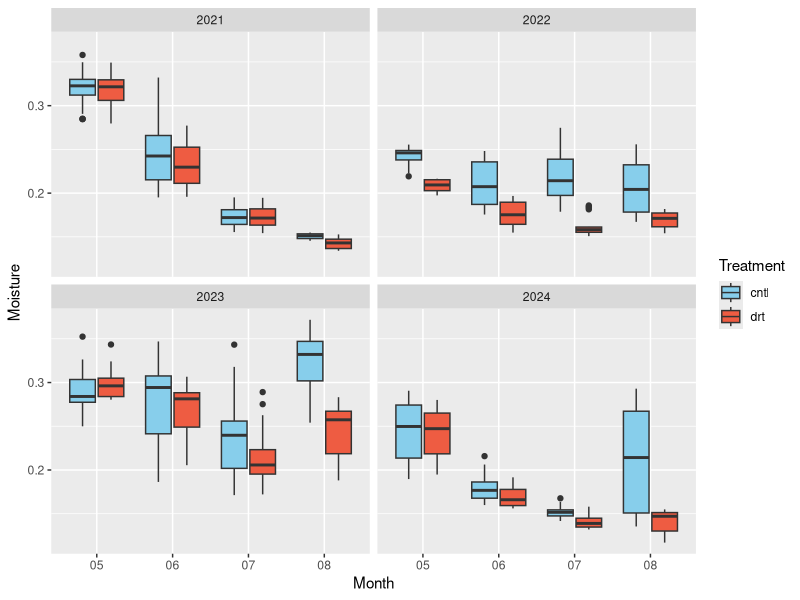

Here is the R script that generated this plot:
#### Soil moisture analyses
#### test for significant difference in soil moisture between 
#### precipittaon treatments and seeding treatments

#### 4/3/25: some differences between soil moisture depending 
#### on month and year, but less on drought trt (some interactions)
#### Need to add 2024 growing season and I assume it will strengthen
#### this relationship.

library(tidyverse)

## cleaned soil moisture data (all values in m3/m3 VWC)
smdat <- read.csv("code/soil_moisture/clean_soilmoisture.csv")

## ensure correct data format and variable names
colnames(smdat) <- c("Treatment", "Date","Moisture") #rename trt to treatment
smdat$Treatment <- as.factor(smdat$Treatment) #make factor
smdat <- smdat %>% #seperate date column
  separate(Date, into = c("Year", "Month", "Day"), sep = "-", remove = T)
smdat$Year <- as.factor(smdat$Year) #make factor
smdat$Month <- as.factor(smdat$Month) #make factor
smdat$Day <- as.factor(smdat$Day) #make factor
## filter for only growing season (May through August)
## probes are unreliable in winter
smdat <- smdat %>%
  filter(Month %in% c("05", "06", "07", "08")) %>%
  mutate(Month = droplevels(Month))  # Removes unused levels

## find monthly average (for viewing and maybe plotting) (not sig. diff in models)
smdat.month <- smdat %>%
  group_by(Year, Month, Treatment) %>%
  summarise(moisturemean = mean(Moisture))
#find percent reduced per month per year
reduction.month <- smdat.month %>%
  pivot_wider(names_from = Treatment, values_from = moisturemean) %>%  # Spread cntl & drt into separate columns
  mutate(percent_reduction = ((cntl - drt) / cntl) * 100)  # Calculate percent reduction

## find annual average to use for analyses
smdat.yr <- smdat %>%
  group_by(Year, Treatment) %>%
  summarise(moistureyr = mean(Moisture))
#find percent reduced per month
reduction.yr <- smdat.yr %>%
  pivot_wider(names_from = Treatment, values_from = moistureyr) %>%  # Spread cntl & drt into separate columns
  mutate(percent_reduction = ((cntl - drt) / cntl) * 100)  # Calculate percent reduction

## mean reduction over course of experiment(currently only looks at
## 2021-2023).
sum(reduction.yr$percent_reduction)/3 # = 9.3% mean reduction, w/ 2024 is = 13.31%


### Test and model differences in soil moisture 
summary(lm(Moisture~Year*Month*Treatment, smdat))
ggplot(smdat, aes(y=Moisture, x=Month, fill=Treatment))+
  geom_boxplot()+
  scale_fill_manual(values=c("skyblue","tomato2"))+
  facet_wrap(~Year)
